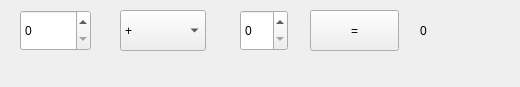
<?xml version="1.0" encoding="UTF-8"?>
<ui version="4.0">
 <class>calculatrice</class>
 <widget class="QWidget" name="calculatrice">
  <property name="geometry">
   <rect>
    <x>0</x>
    <y>0</y>
    <width>520</width>
    <height>87</height>
   </rect>
  </property>
  <property name="windowTitle">
   <string>Form</string>
  </property>
  <widget class="QSpinBox" name="spinBoxNombre1">
   <property name="geometry">
    <rect>
     <x>20</x>
     <y>10</y>
     <width>71</width>
     <height>41</height>
    </rect>
   </property>
  </widget>
  <widget class="QComboBox" name="comboBoxOperation">
   <property name="geometry">
    <rect>
     <x>120</x>
     <y>10</y>
     <width>86</width>
     <height>41</height>
    </rect>
   </property>
   <item>
    <property name="text">
     <string>+</string>
    </property>
   </item>
   <item>
    <property name="text">
     <string>-</string>
    </property>
   </item>
   <item>
    <property name="text">
     <string>*</string>
    </property>
   </item>
   <item>
    <property name="text">
     <string>/</string>
    </property>
   </item>
  </widget>
  <widget class="QSpinBox" name="spinBoxNombre2">
   <property name="geometry">
    <rect>
     <x>240</x>
     <y>10</y>
     <width>48</width>
     <height>41</height>
    </rect>
   </property>
  </widget>
  <widget class="QPushButton" name="pushButtonEgal">
   <property name="geometry">
    <rect>
     <x>310</x>
     <y>10</y>
     <width>89</width>
     <height>41</height>
    </rect>
   </property>
   <property name="text">
    <string>=</string>
   </property>
  </widget>
  <widget class="QLabel" name="labelResultat">
   <property name="geometry">
    <rect>
     <x>420</x>
     <y>10</y>
     <width>67</width>
     <height>41</height>
    </rect>
   </property>
   <property name="text">
    <string>0</string>
   </property>
  </widget>
 </widget>
 <resources/>
 <connections/>
</ui>
